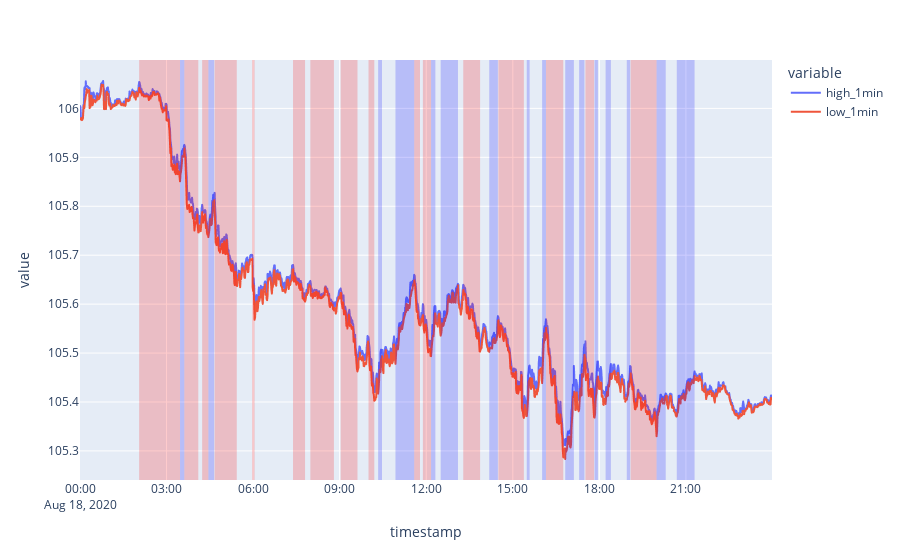

Source (notebook cell):
### Code cell
fig = px.line(df.loc[plot_date, ["high_1min", "low_1min"]])

for order in order_manager.order_history:
    if order.entry_timestamp < start_datetime or order.exit_timestamp > end_datetime:
        continue

    fillcolor = "blue" if order.position_type == "long" else "red"
    fig.add_vrect(x0=order.entry_timestamp, x1=order.exit_timestamp, line_width=0, opacity=0.2, fillcolor=fillcolor)

fig.show()

### Figure 1 — Plotly figure (JSON) as saved in the notebook; plotly's stock layout.template omitted (floating-point values rounded to 4 significant figures; data arrays with more than 128 entries replaced by an {"elided": "..."} marker saying what was removed)
{"data": [{"hovertemplate": "variable=high_1min<br>timestamp=%{x}<br>value=%{y}<extra></extra>", "legendgroup": "high_1min", "line": {"color": "#636efa", "dash": "solid"}, "marker": {"symbol": "circle"}, "mode": "lines", "name": "high_1min", "showlegend": true, "type": "scattergl", "x": {"elided": "1440 str values"}, "xaxis": "x", "y": {"elided": "1440 float values"}, "yaxis": "y"}, {"hovertemplate": "variable=low_1min<br>timestamp=%{x}<br>value=%{y}<extra></extra>", "legendgroup": "low_1min", "line": {"color": "#EF553B", "dash": "solid"}, "marker": {"symbol": "circle"}, "mode": "lines", "name": "low_1min", "showlegend": true, "type": "scattergl", "x": {"elided": "1440 str values"}, "xaxis": "x", "y": {"elided": "1440 float values"}, "yaxis": "y"}], "layout": {"autosize": true, "legend": {"title": {"text": "variable"}, "tracegroupgap": 0}, "margin": {"t": 60}, "shapes": [{"fillcolor": "red", "line": {"width": 0}, "opacity": 0.2, "type": "rect", "x0": "2020-08-18T02:03:00", "x1": "2020-08-18T03:28:00", "xref": "x", "y0": 0, "y1": 1, "yref": "y domain"}, {"fillcolor": "blue", "line": {"width": 0}, "opacity": 0.2, "type": "rect", "x0": "2020-08-18T03:28:00", "x1": "2020-08-18T03:37:00", "xref": "x", "y0": 0, "y1": 1, "yref": "y domain"}, {"fillcolor": "red", "line": {"width": 0}, "opacity": 0.2, "type": "rect", "x0": "2020-08-18T03:37:00", "x1": "2020-08-18T04:06:00", "xref": "x", "y0": 0, "y1": 1, "yref": "y domain"}, {"fillcolor": "red", "line": {"width": 0}, "opacity": 0.2, "type": "rect", "x0": "2020-08-18T04:14:00", "x1": "2020-08-18T04:27:00", "xref": "x", "y0": 0, "y1": 1, "yref": "y domain"}, {"fillcolor": "blue", "line": {"width": 0}, "opacity": 0.2, "type": "rect", "x0": "2020-08-18T04:27:00", "x1": "2020-08-18T04:39:00", "xref": "x", "y0": 0, "y1": 1, "yref": "y domain"}, {"fillcolor": "red", "line": {"width": 0}, "opacity": 0.2, "type": "rect", "x0": "2020-08-18T04:40:00", "x1": "2020-08-18T05:26:00", "xref": "x", "y0": 0, "y1": 1, "yref": "y domain"}, {"fillcolor": "red", "line": {"width": 0}, "opacity": 0.2, "type": "rect", "x0": "2020-08-18T05:58:00", "x1": "2020-08-18T06:03:00", "xref": "x", "y0": 0, "y1": 1, "yref": "y domain"}, {"fillcolor": "red", "line": {"width": 0}, "opacity": 0.2, "type": "rect", "x0": "2020-08-18T07:23:00", "x1": "2020-08-18T07:48:00", "xref": "x", "y0": 0, "y1": 1, "yref": "y domain"}, {"fillcolor": "red", "line": {"width": 0}, "opacity": 0.2, "type": "rect", "x0": "2020-08-18T07:59:00", "x1": "2020-08-18T08:48:00", "xref": "x", "y0": 0, "y1": 1, "yref": "y domain"}, {"fillcolor": "red", "line": {"width": 0}, "opacity": 0.2, "type": "rect", "x0": "2020-08-18T09:02:00", "x1": "2020-08-18T09:37:00", "xref": "x", "y0": 0, "y1": 1, "yref": "y domain"}, {"fillcolor": "red", "line": {"width": 0}, "opacity": 0.2, "type": "rect", "x0": "2020-08-18T10:00:00", "x1": "2020-08-18T10:12:00", "xref": "x", "y0": 0, "y1": 1, "yref": "y domain"}, {"fillcolor": "blue", "line": {"width": 0}, "opacity": 0.2, "type": "rect", "x0": "2020-08-18T10:20:00", "x1": "2020-08-18T10:28:00", "xref": "x", "y0": 0, "y1": 1, "yref": "y domain"}, {"fillcolor": "blue", "line": {"width": 0}, "opacity": 0.2, "type": "rect", "x0": "2020-08-18T10:56:00", "x1": "2020-08-18T11:35:00", "xref": "x", "y0": 0, "y1": 1, "yref": "y domain"}, {"fillcolor": "red", "line": {"width": 0}, "opacity": 0.2, "type": "rect", "x0": "2020-08-18T11:35:00", "x1": "2020-08-18T11:47:00", "xref": "x", "y0": 0, "y1": 1, "yref": "y domain"}, {"fillcolor": "red", "line": {"width": 0}, "opacity": 0.2, "type": "rect", "x0": "2020-08-18T11:53:00", "x1": "2020-08-18T12:10:00", "xref": "x", "y0": 0, "y1": 1, "yref": "y domain"}, {"fillcolor": "blue", "line": {"width": 0}, "opacity": 0.2, "type": "rect", "x0": "2020-08-18T12:10:00", "x1": "2020-08-18T12:19:00", "xref": "x", "y0": 0, "y1": 1, "yref": "y domain"}, {"fillcolor": "blue", "line": {"width": 0}, "opacity": 0.2, "type": "rect", "x0": "2020-08-18T12:30:00", "x1": "2020-08-18T13:06:00", "xref": "x", "y0": 0, "y1": 1, "yref": "y domain"}, {"fillcolor": "red", "line": {"width": 0}, "opacity": 0.2, "type": "rect", "x0": "2020-08-18T13:17:00", "x1": "2020-08-18T13:52:00", "xref": "x", "y0": 0, "y1": 1, "yref": "y domain"}, {"fillcolor": "blue", "line": {"width": 0}, "opacity": 0.2, "type": "rect", "x0": "2020-08-18T14:11:00", "x1": "2020-08-18T14:29:00", "xref": "x", "y0": 0, "y1": 1, "yref": "y domain"}, {"fillcolor": "red", "line": {"width": 0}, "opacity": 0.2, "type": "rect", "x0": "2020-08-18T14:30:00", "x1": "2020-08-18T15:23:00", "xref": "x", "y0": 0, "y1": 1, "yref": "y domain"}, {"fillcolor": "blue", "line": {"width": 0}, "opacity": 0.2, "type": "rect", "x0": "2020-08-18T15:29:00", "x1": "2020-08-18T15:35:00", "xref": "x", "y0": 0, "y1": 1, "yref": "y domain"}, {"fillcolor": "blue", "line": {"width": 0}, "opacity": 0.2, "type": "rect", "x0": "2020-08-18T16:01:00", "x1": "2020-08-18T16:09:00", "xref": "x", "y0": 0, "y1": 1, "yref": "y domain"}, {"fillcolor": "red", "line": {"width": 0}, "opacity": 0.2, "type": "rect", "x0": "2020-08-18T16:09:00", "x1": "2020-08-18T16:45:00", "xref": "x", "y0": 0, "y1": 1, "yref": "y domain"}, {"fillcolor": "blue", "line": {"width": 0}, "opacity": 0.2, "type": "rect", "x0": "2020-08-18T16:49:00", "x1": "2020-08-18T17:07:00", "xref": "x", "y0": 0, "y1": 1, "yref": "y domain"}, {"fillcolor": "blue", "line": {"width": 0}, "opacity": 0.2, "type": "rect", "x0": "2020-08-18T17:18:00", "x1": "2020-08-18T17:29:00", "xref": "x", "y0": 0, "y1": 1, "yref": "y domain"}, {"fillcolor": "red", "line": {"width": 0}, "opacity": 0.2, "type": "rect", "x0": "2020-08-18T17:31:00", "x1": "2020-08-18T17:49:00", "xref": "x", "y0": 0, "y1": 1, "yref": "y domain"}, {"fillcolor": "blue", "line": {"width": 0}, "opacity": 0.2, "type": "rect", "x0": "2020-08-18T17:50:00", "x1": "2020-08-18T17:57:00", "xref": "x", "y0": 0, "y1": 1, "yref": "y domain"}, {"fillcolor": "blue", "line": {"width": 0}, "opacity": 0.2, "type": "rect", "x0": "2020-08-18T18:13:00", "x1": "2020-08-18T18:24:00", "xref": "x", "y0": 0, "y1": 1, "yref": "y domain"}, {"fillcolor": "blue", "line": {"width": 0}, "opacity": 0.2, "type": "rect", "x0": "2020-08-18T18:57:00", "x1": "2020-08-18T19:04:00", "xref": "x", "y0": 0, "y1": 1, "yref": "y domain"}, {"fillcolor": "red", "line": {"width": 0}, "opacity": 0.2, "type": "rect", "x0": "2020-08-18T19:05:00", "x1": "2020-08-18T19:59:00", "xref": "x", "y0": 0, "y1": 1, "yref": "y domain"}, {"fillcolor": "blue", "line": {"width": 0}, "opacity": 0.2, "type": "rect", "x0": "2020-08-18T19:59:00", "x1": "2020-08-18T20:18:00", "xref": "x", "y0": 0, "y1": 1, "yref": "y domain"}, {"fillcolor": "blue", "line": {"width": 0}, "opacity": 0.2, "type": "rect", "x0": "2020-08-18T20:41:00", "x1": "2020-08-18T21:18:00", "xref": "x", "y0": 0, "y1": 1, "yref": "y domain"}], "xaxis": {"anchor": "y", "autorange": true, "domain": [0, 1], "range": ["2020-08-18", "2020-08-18 23:59"], "title": {"text": "timestamp"}, "type": "date"}, "yaxis": {"anchor": "x", "autorange": true, "domain": [0, 1], "range": [105.2, 106.1], "title": {"text": "value"}, "type": "linear"}}}
